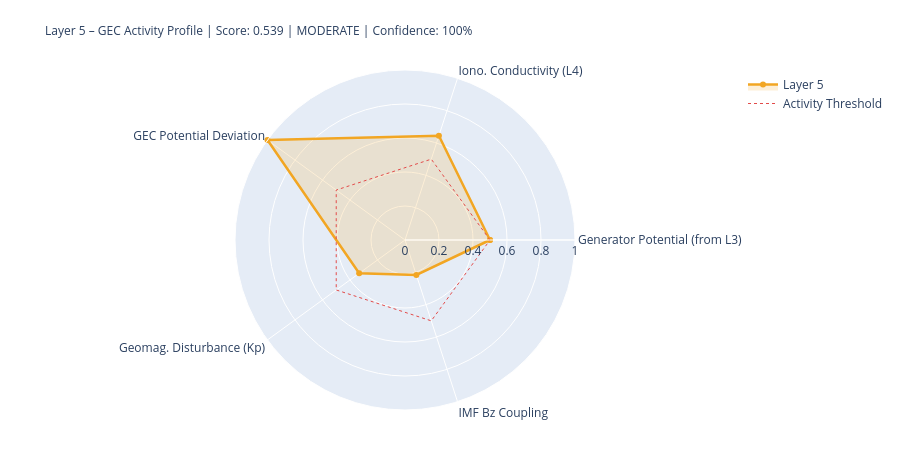

Notebook code cell kept with this figure:
### Markdown cell above
---
## 5. State Assessment & Handoff to Layer 6

### Code cell
# ============================================================
# LAYER-5-SCORE
# ============================================================

# Components
# 1) Generator activity (Layer-3-driven)
gen_score = norm(generator_strength, 0.3, 2.0)
gen_src   = 'from_layer3' if l3_thunder_score is not None else 'estimated'

# 2) Ionospheric conductivity (Layer-4-driven)
iono_score = norm(iono_cond_factor, 0.7, 1.4)
iono_src   = 'from_layer4' if l4_ioniz is not None else 'estimated'

# 3) GEC potential deviation from reference
pot_score = norm(abs(delta_V_pct), 0, 30)  # 0 = at reference, 1 = 30% deviation
pot_src   = 'derived'

# 4) Geomagnetic disturbance (Kp) – modulates vertical currents
kp_score = norm(kp_val, 0, 9)
kp_src   = 'primary' if kp_now is not None else 'from_layer4'

# 5) IMF Bz coupling (southward = stronger M-I coupling → GEC influence)
bz_score = norm(-(bz_now or 0), -5, 30) if bz_now is not None else None
bz_src   = 'primary' if bz_now is not None else 'missing'

COMPONENTS = {
    'Generator Potential (from L3)':  {'score': gen_score,   'source': 'derived_from_layer3', 'dynamic': True},
    'Iono. Conductivity (L4)':      {'score': iono_score,  'source': iono_src, 'dynamic': True},
    'GEC Potential Deviation':      {'score': pot_score,   'source': pot_src,  'dynamic': True},
    'Geomag. Disturbance (Kp)':         {'score': kp_score,    'source': kp_src,   'dynamic': True},
    'IMF Bz Coupling':               {'score': bz_score,    'source': bz_src,   'dynamic': True},
}

available   = {k: v['score'] for k, v in COMPONENTS.items() if v['score'] is not None}
unavailable = [k for k, v in COMPONENTS.items() if v['score'] is None]
layer5_score = round(sum(available.values()) / len(available), 4) if available else None
confidence   = round(len(available) / len(COMPONENTS), 2)
level = ('unknown' if layer5_score is None
         else 'quiet'   if layer5_score < 0.3
         else 'moderate' if layer5_score < 0.6
         else 'active')
dominant_l5 = max(available, key=available.get) if available else 'none'

# Kp consistency: separate 1-min raw value from score value
kp_1m_raw   = kp_now          # directly from API (can be 0.0 during live measurement)
kp_for_score = kp_val          # from Layer-0 context or estimated value if needed
kp_score_src = kp_src

W = 68
print('=' * W)
print('LAYER 5 – GLOBAL ELECTRIC CIRCUIT – STATE ASSESSMENT')
print('=' * W)
for name, comp in COMPONENTS.items():
    s = comp['score']
    if s is not None:
        bar = '█' * int(s*20) + '░' * (20-int(s*20))
        print(f'  {name:<34} {bar}  {s:.3f}  [{comp["source"]}]')
    else:
        print(f'  {name:<34} {"─"*20}  n/a   [missing]')
print('-' * W)
print(f'  Score:         {layer5_score:.3f}  ({len(available)}/{len(COMPONENTS)} components)')
print(f'  Confidence:    {confidence:.0%}')
print(f'  Level:         {level.upper()}')
print(f'  Dominant:      {dominant_l5}')
print(f'  V_iono:        {V_iono_mod:.1f} kV  (Δ {delta_V_pct:+.1f}% vs. Ref)')
print(f'  I_total:       {I_total_mod:.1f} A   (Δ {delta_I_pct:+.1f}% vs. Ref)')
print('=' * W)

# Radar
cats   = list(available.keys())
vals_r = list(available.values())
if len(cats) >= 3:
    fig = go.Figure()
    fig.add_trace(go.Scatterpolar(
        r=vals_r + [vals_r[0]], theta=cats + [cats[0]],
        fill='toself', fillcolor='rgba(242,166,35,0.18)',
        line=dict(color='#F2A623', width=2.5), name='Layer 5'
    ))
    fig.add_trace(go.Scatterpolar(
        r=[0.5]*(len(cats)+1), theta=cats+[cats[0]],
        line=dict(color='#E24B4A', dash='dot', width=1),
        mode='lines', name='Activity Threshold'
    ))
    fig.update_layout(
        title=dict(
            text=f'Layer 5 – GEC Activity Profile | Score: {layer5_score:.3f} | {level.upper()} | Confidence: {confidence:.0%}',
            font=dict(size=12)
        ),
        polar=dict(radialaxis=dict(visible=True, range=[0,1])),
        height=450, showlegend=True,
        margin=dict(l=80, r=80, t=70, b=40)
    )
    fig.show()

### Figure 1 — Plotly figure (JSON) as saved in the notebook; plotly's stock layout.template omitted (floating-point values rounded to 4 significant figures)
{"data": [{"fill": "toself", "fillcolor": "rgba(242,166,35,0.18)", "line": {"color": "#F2A623", "width": 2.5}, "name": "Layer 5", "r": [0.5, 0.6454, 1.0, 0.3333, 0.2163, 0.5], "theta": ["Generator Potential (from L3)", "Iono. Conductivity (L4)", "GEC Potential Deviation", "Geomag. Disturbance (Kp)", "IMF Bz Coupling", "Generator Potential (from L3)"], "type": "scatterpolar"}, {"line": {"color": "#E24B4A", "dash": "dot", "width": 1}, "mode": "lines", "name": "Activity Threshold", "r": [0.5, 0.5, 0.5, 0.5, 0.5, 0.5], "theta": ["Generator Potential (from L3)", "Iono. Conductivity (L4)", "GEC Potential Deviation", "Geomag. Disturbance (Kp)", "IMF Bz Coupling", "Generator Potential (from L3)"], "type": "scatterpolar"}], "layout": {"height": 450, "margin": {"b": 40, "l": 80, "r": 80, "t": 70}, "polar": {"radialaxis": {"range": [0, 1], "visible": true}}, "showlegend": true, "title": {"font": {"size": 12}, "text": "Layer 5 – GEC Activity Profile | Score: 0.539 | MODERATE | Confidence: 100%"}}}
